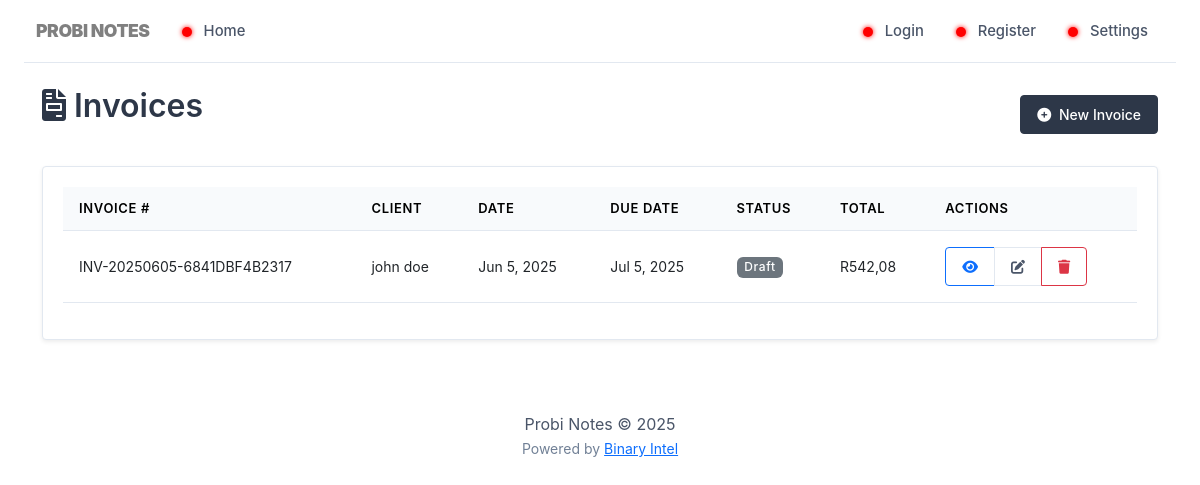
The app's page /invoices/list.php with its own data.
### tables this page shows
CREATE TABLE `invoices` (
  `id` int(11) NOT NULL,
  `invoice_number` varchar(50) NOT NULL,
  `client_id` int(11) NOT NULL,
  `date` date NOT NULL,
  `due_date` date NOT NULL,
  `status` enum('draft','sent','paid','overdue','cancelled') DEFAULT 'draft',
  `tax_rate` decimal(5,2) DEFAULT 0.00,
  `discount` decimal(10,2) DEFAULT 0.00,
  `notes` text DEFAULT NULL,
  `created_at` timestamp NOT NULL DEFAULT current_timestamp(),
  `updated_at` timestamp NOT NULL DEFAULT current_timestamp() ON UPDATE current_timestamp()
);

CREATE TABLE `customers` (
  `id` int(11) NOT NULL,
  `name` varchar(100) NOT NULL,
  `email` varchar(100) DEFAULT NULL,
  `phone` varchar(20) DEFAULT NULL,
  `address` text DEFAULT NULL,
  `city` varchar(50) DEFAULT NULL,
  `state` varchar(50) DEFAULT NULL,
  `postal_code` varchar(20) DEFAULT NULL,
  `country` varchar(50) DEFAULT 'United States',
  `company` varchar(100) DEFAULT NULL,
  `tax_id` varchar(50) DEFAULT NULL,
  `payment_terms` varchar(50) DEFAULT 'NET 30',
  `notes` text DEFAULT NULL,
  `status` enum('active','inactive','lead') DEFAULT 'active',
  `created_at` timestamp NOT NULL DEFAULT current_timestamp(),
  `updated_at` timestamp NOT NULL DEFAULT current_timestamp() ON UPDATE current_timestamp()
);

### invoices/list.php (the view)
<?php
require_once '../includes/config.php';
require_once '../includes/header.php';
require_once '../includes/navigation.php';
$query = "SELECT i.*, c.name as client_name
          FROM invoices i
          JOIN customers c ON i.client_id = c.id
          ORDER BY i.date DESC";
$invoices = $pdo->query($query)->fetchAll();
?>
<div class="container mt-4">
    <div class="d-flex justify-content-between align-items-center mb-4">
        <h2><i class="fas fa-file-invoice me-2"></i>Invoices</h2>
        <a href="create.php" class="btn btn-primary">
            <i class="fas fa-plus-circle me-1"></i> New Invoice
        </a>
    </div>
    <div class="card shadow-sm">
        <div class="card-body">
            <div class="table-responsive">
                <table class="table table-hover">
                    <thead class="table-light">
                        <tr>
                            <th>Invoice #</th>
                            <th>Client</th>
                            <th>Date</th>
                            <th>Due Date</th>
                            <th>Status</th>
                            <th>Total</th>
                            <th>Actions</th>
                        </tr>
                    </thead>
                    <tbody>
                        <?php foreach ($invoices as $invoice): ?>
                        <tr>
                            <td><?= $invoice['invoice_number'] ?></td>
                            <td><?= htmlspecialchars($invoice['client_name']) ?></td>
                            <td><?= date('M j, Y', strtotime($invoice['date'])) ?></td>
                            <td><?= date('M j, Y', strtotime($invoice['due_date'])) ?></td>
                            <td>
                                <span class="badge bg-<?=
                                    $invoice['status'] === 'paid' ? 'success' :
                                    ($invoice['status'] === 'overdue' ? 'danger' :
                                    ($invoice['status'] === 'sent' ? 'primary' : 'secondary'))
                                ?>">
                                    <?= ucfirst($invoice['status']) ?>
                                </span>
                            </td>
                            <td>R<?= number_format(calculateInvoiceTotal($invoice['id'], $pdo), 2, ',', ' ') ?></td>
                            <td>
                                <div class="btn-group btn-group-sm">
                                    <a href="view.php?id=<?= $invoice['id'] ?>" class="btn btn-outline-primary">
                                        <i class="fas fa-eye"></i>
                                    </a>
                                    <a href="edit.php?id=<?= $invoice['id'] ?>" class="btn btn-outline-secondary">
                                        <i class="fas fa-edit"></i>
                                    </a>
                                    <a href="delete.php?id=<?= $invoice['id'] ?>" class="btn btn-outline-danger" onclick="return confirm('Are you sure?')">
                                        <i class="fas fa-trash"></i>
                                    </a>
                                </div>
                            </td>
                        </tr>
                        <?php endforeach; ?>
                    </tbody>
                </table>
            </div>
        </div>
    </div>
</div>
<?php
function calculateInvoiceTotal($invoiceId, $pdo) {
    $stmt = $pdo->prepare("SELECT SUM(quantity * unit_price) as subtotal FROM invoice_items WHERE invoice_id = ?");
    $stmt->execute([$invoiceId]);
    $subtotal = $stmt->fetchColumn();
    $stmt = $pdo->prepare("SELECT tax_rate, discount FROM invoices WHERE id = ?");
    $stmt->execute([$invoiceId]);
    $invoice = $stmt->fetch();
    $tax = $subtotal * ($invoice['tax_rate'] / 100);
    return $subtotal + $tax - $invoice['discount'];
}
require_once '../includes/footer.php';
?>

### assets/css/style.css (style rules this page uses)
:root { --primary-text: #2d3748; --secondary-text: #4a5568; --border-color: #e2e8f0; --light-bg: #f8fafc; --medium-bg: #edf2f7; --dark-bg: #e2e8f0; --accent-color: #718096; --border-radius: 4px; --shadow-sm: 0 1px 2px 0 rgba(0, 0, 0, 0.05); --shadow-md: 0 4px 6px -1px rgba(0, 0, 0, 0.1); }
body { font-family: 'Inter', -apple-system, BlinkMacSystemFont, 'Segoe UI', Roboto, sans-serif; line-height: 1.5; color: var(--primary-text); background-color: white; padding-top: 0; -webkit-font-smoothing: antialiased; }
h1, h2, h3, h4, h5, h6 { font-weight: 600; color: var(--primary-text); margin-bottom: 1rem; }
.card { border: 1px solid var(--border-color); border-radius: var(--border-radius); background-color: white; box-shadow: var(--shadow-sm); margin-bottom: 1.5rem; }
.card-body { padding: 1.25rem; }
.table { color: var(--primary-text); width: 100%; }
.table thead th { background-color: var(--light-bg); border-bottom: 1px solid var(--border-color); font-weight: 600; padding: 0.75rem 1rem; font-size: 0.8125rem; text-transform: uppercase; letter-spacing: 0.05em; }
.table tbody td { padding: 1rem; border-bottom: 1px solid var(--border-color); vertical-align: middle; font-size: 0.875rem; }
.btn { border-radius: var(--border-radius); padding: 0.5rem 1rem; font-size: 0.875rem; font-weight: 500; transition: none; }
.btn-primary { background-color: var(--primary-text); border-color: var(--primary-text); }
.btn-outline-secondary { border-color: var(--border-color); color: var(--secondary-text); }
.badge { font-weight: 500; font-size: 0.75rem; padding: 0.35em 0.65em; letter-spacing: 0.05em; }

### includes/header.php (style rules this page uses)
body { opacity: 0; transition: opacity 0.3s ease; }

### records on screen
invoices: invoice_number "INV-20250605-6841DBF4B2317", client.name "john doe", date "Jun 5, 2025", due_date "Jul 5, 2025", status "Draft", id "542,08"
